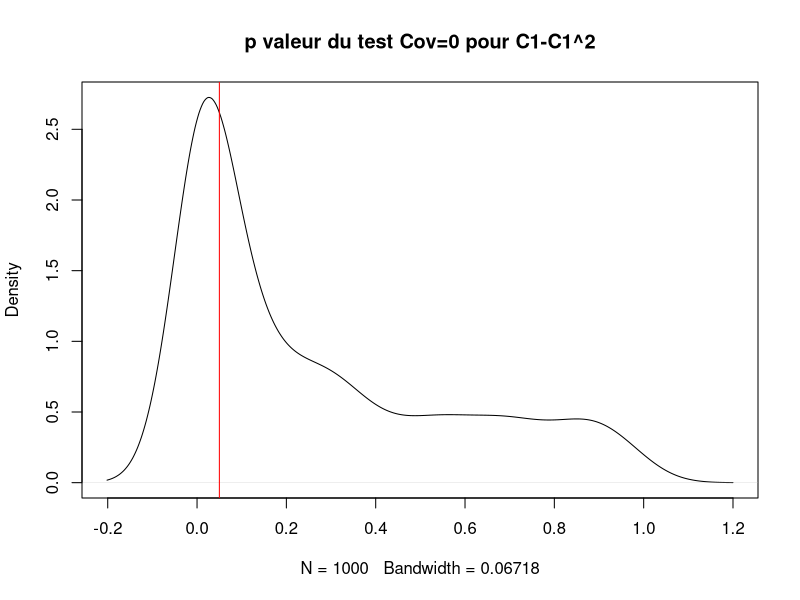
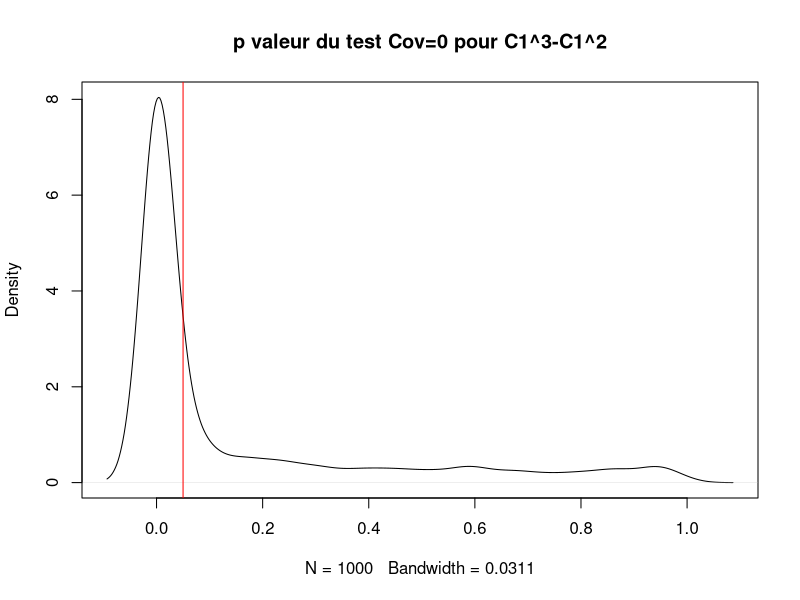

R code for these plots, in order:
rm(list=ls())
set.seed(133)
####
M_simulations<-130
#### Changer le nombre 
fnct_p_valeur<-function(M){
  variable_n<-rnorm(M,mean = 0,sd=1)
  a<-cor.test(variable_n,variable_n^2,method = "pearson")
  P1<-a$p.value
  b<-cor.test(variable_n,variable_n^3,method="pearson")
  P2<-b$p.value
  ctest<-cor.test(variable_n^2,variable_n^3,method="pearson")
  P3<-ctest$p.value
  return(c(P1,P2,P3))
}

# On réalise 1000 fois la même expérience ---------------------------------
Resultat<-matrix(replicate(1000,expr = fnct_p_valeur(M=M_simulations)),byrow = TRUE,ncol=3)

# Densité de la p valeur ---------------------------------------
###
plot(density(Resultat[,1]),main="p valeur du test Cov=0 pour C1-C1^2")
abline(v=0.05,col="red")
# Nous avons avec la régression cubique un modèle légèrement significatif. 
###
# Nous pouvons voir si cela peut advenir. 
plot(density(Resultat[,3]),main="p valeur du test Cov=0 pour C1^3-C1^2")
abline(v=0.05,col="red")

# Nombre de rejets de l'hypothèse Cov=0  ------------------------------------------------------
fnct_rejet_pval<-function(vecteur,seuil_p_valeur){
  return(mean(as.numeric(vecteur<seuil_p_valeur)))
}
NB<-apply(X=Resultat,MARGIN = 2,FUN = fnct_rejet_pval,seuil_p_valeur=0.05)
print("probabilitéde rejeter l'hypothèse Cov=0")
NB
# Le résultat pour C1, C1^3 correspond à la réalité -----------------------
# Il peut arriver que C1^2, C1^3 soit corrélé -----------------------------
lambda<-16.69
alpha<-1.32
TEST<-function(x){
  return((x/lambda)^alpha)
}
sqrt(sapply(c(1:37)/37,TEST)*2)

